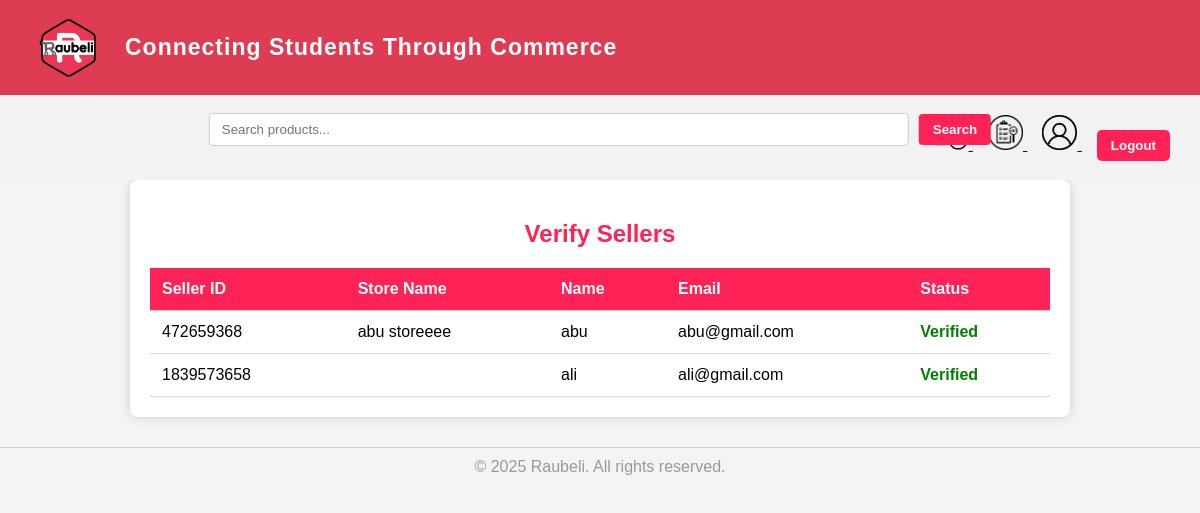
Page /verified-seller.php (signed in) on the committed database.
### tables this page shows
CREATE TABLE `seller` (
  `seller_id` int(11) NOT NULL,
  `name` varchar(100) DEFAULT NULL,
  `email` varchar(100) DEFAULT NULL,
  `password` varchar(100) DEFAULT NULL,
  `store_name` varchar(100) DEFAULT NULL,
  `status` varchar(20) DEFAULT 'active',
  `verified` tinyint(1) NOT NULL DEFAULT 0,
  `agreed_terms` tinyint(1) DEFAULT 0
);

### verified-seller.php (the view, shortened to what this page needs)
<?php
include("header.php");
$result = $conn->query("SELECT seller_id, store_name, name, email, verified FROM seller WHERE agreed_terms = 1 ORDER BY seller_id ASC");
?>
<!DOCTYPE html>
<html lang="en">
<head>
</head>
<body>
<div class="container">
    <h2>Verify Sellers</h2>
    <table>
        <thead>
            <tr>
                <th>Seller ID</th>
                <th>Store Name</th>
                <th>Name</th>
                <th>Email</th>
                <th>Status</th>
            </tr>
        </thead>
        <tbody>
            <?php while ($row = $result->fetch_assoc()): ?>
                <tr>
                    <td><?= htmlspecialchars($row['seller_id']) ?></td>
                    <td><?= htmlspecialchars($row['store_name']) ?></td>
                    <td><?= htmlspecialchars($row['name']) ?></td>
                    <td><?= htmlspecialchars($row['email']) ?></td>
                    <td>
                        <?php if ($row['verified']): ?>
                            <span class="verified-badge">Verified</span>
                        <?php else: ?>
                            <a href="verified-seller.php?verify_id=<?= $row['seller_id'] ?>" class="verify-btn" onclick="return confirm('Verify this seller?')">Verify</a>
                        <?php endif; ?>
                    </td>
                </tr>
            <?php endwhile; ?>
        </tbody>
    </table>
</div>
<?php include("footer.php"); ?>
</body>
</html>

### header.php (style rules this page uses)
body { font-family: Arial, sans-serif; margin: 0; }

### verified-seller.php (style rules this page uses)
body { font-family: Arial, sans-serif; background: #f4f4f4; }
.container { max-width: 900px; margin: auto; background: white; padding: 20px; border-radius: 8px; box-shadow: 0 0 10px #ccc; }
h2 { color: #ff2256; text-align: center; margin-bottom: 20px; }
table { width: 100%; border-collapse: collapse; margin-top: 10px; }
th, td { padding: 12px; text-align: left; border-bottom: 1px solid #ddd; }
th { background-color: #ff2256; color: white; }
.verified-badge { color: green; font-weight: bold; }

### rows in the picture
seller: seller_id "472659368", store_name "abu storeeee", name "abu", email "abu@gmail.com", verified "Verified"
seller: seller_id "1839573658", name "ali", email "ali@gmail.com", verified "Verified"
